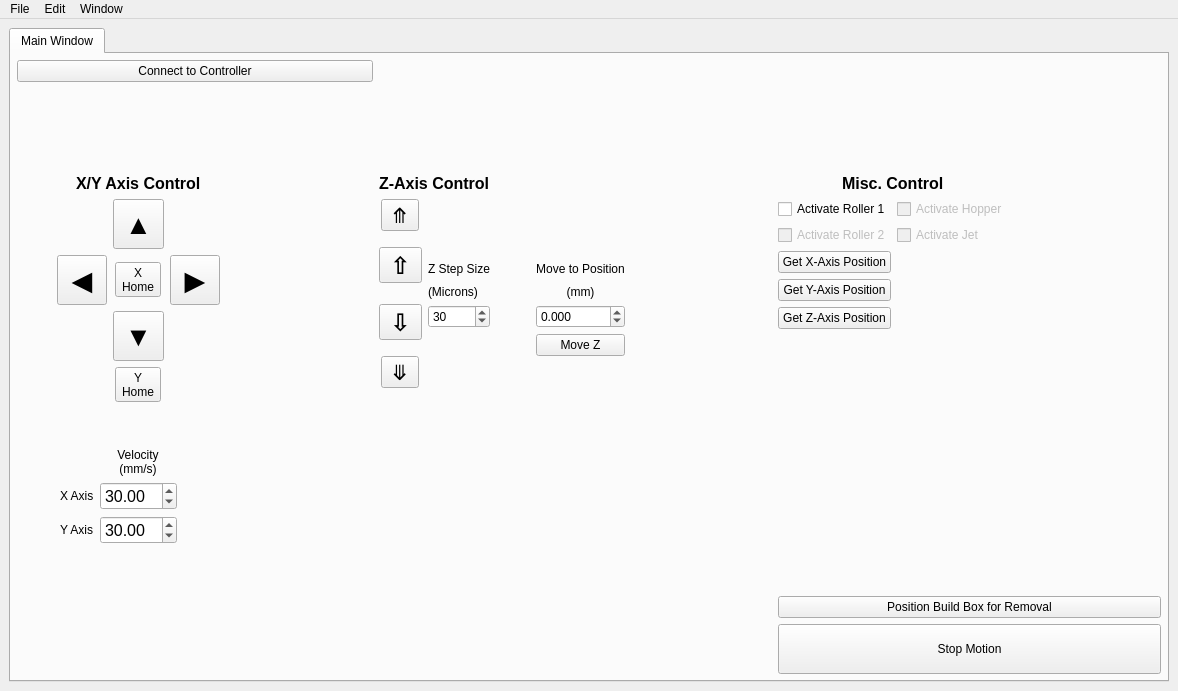
<?xml version="1.0" encoding="UTF-8"?>
<ui version="4.0">
 <class>MainWindow</class>
 <widget class="QMainWindow" name="MainWindow">
  <property name="geometry">
   <rect>
    <x>0</x>
    <y>0</y>
    <width>1178</width>
    <height>691</height>
   </rect>
  </property>
  <property name="windowTitle">
   <string>BJ Printer</string>
  </property>
  <widget class="QWidget" name="centralwidget">
   <layout class="QGridLayout" name="gridLayout_7">
    <item row="0" column="1">
     <widget class="QTabWidget" name="tabWidget">
      <property name="font">
       <font>
        <pointsize>9</pointsize>
       </font>
      </property>
      <property name="currentIndex">
       <number>0</number>
      </property>
      <property name="documentMode">
       <bool>false</bool>
      </property>
      <property name="tabsClosable">
       <bool>false</bool>
      </property>
      <property name="movable">
       <bool>false</bool>
      </property>
      <widget class="QWidget" name="mainWindow">
       <attribute name="title">
        <string>Main Window</string>
       </attribute>
       <layout class="QGridLayout" name="gridLayout_8">
        <property name="leftMargin">
         <number>6</number>
        </property>
        <property name="topMargin">
         <number>6</number>
        </property>
        <property name="rightMargin">
         <number>6</number>
        </property>
        <property name="bottomMargin">
         <number>6</number>
        </property>
        <item row="1" column="1">
         <spacer name="verticalSpacer_3">
          <property name="orientation">
           <enum>Qt::Vertical</enum>
          </property>
          <property name="sizeHint" stdset="0">
           <size>
            <width>20</width>
            <height>40</height>
           </size>
          </property>
         </spacer>
        </item>
        <item row="5" column="1">
         <layout class="QGridLayout" name="gridLayout_5">
          <item row="1" column="1">
           <widget class="QLabel" name="X_axis">
            <property name="text">
             <string>X Axis</string>
            </property>
           </widget>
          </item>
          <item row="2" column="1">
           <widget class="QLabel" name="Y_axis">
            <property name="text">
             <string>Y Axis</string>
            </property>
           </widget>
          </item>
          <item row="0" column="2" alignment="Qt::AlignHCenter">
           <widget class="QLabel" name="VelocityLabel">
            <property name="font">
             <font>
              <pointsize>9</pointsize>
              <kerning>true</kerning>
             </font>
            </property>
            <property name="text">
             <string>Velocity
(mm/s)</string>
            </property>
            <property name="alignment">
             <set>Qt::AlignCenter</set>
            </property>
           </widget>
          </item>
          <item row="0" column="0" rowspan="3">
           <spacer name="horizontalSpacer">
            <property name="orientation">
             <enum>Qt::Horizontal</enum>
            </property>
            <property name="sizeHint" stdset="0">
             <size>
              <width>40</width>
              <height>20</height>
             </size>
            </property>
           </spacer>
          </item>
          <item row="0" column="3" rowspan="3">
           <spacer name="horizontalSpacer_6">
            <property name="orientation">
             <enum>Qt::Horizontal</enum>
            </property>
            <property name="sizeHint" stdset="0">
             <size>
              <width>40</width>
              <height>20</height>
             </size>
            </property>
           </spacer>
          </item>
          <item row="1" column="2">
           <widget class="QDoubleSpinBox" name="xVelocity">
            <property name="font">
             <font>
              <pointsize>12</pointsize>
             </font>
            </property>
            <property name="minimum">
             <double>0.010000000000000</double>
            </property>
            <property name="maximum">
             <double>150.000000000000000</double>
            </property>
            <property name="value">
             <double>30.000000000000000</double>
            </property>
           </widget>
          </item>
          <item row="2" column="2">
           <widget class="QDoubleSpinBox" name="yVelocity">
            <property name="font">
             <font>
              <pointsize>12</pointsize>
             </font>
            </property>
            <property name="minimum">
             <double>0.010000000000000</double>
            </property>
            <property name="maximum">
             <double>100.000000000000000</double>
            </property>
            <property name="value">
             <double>30.000000000000000</double>
            </property>
           </widget>
          </item>
         </layout>
        </item>
        <item row="2" column="5">
         <layout class="QGridLayout" name="gridLayout_3">
          <property name="sizeConstraint">
           <enum>QLayout::SetDefaultConstraint</enum>
          </property>
          <item row="1" column="0" colspan="2">
           <widget class="QCheckBox" name="activateRoller1">
            <property name="text">
             <string>Activate Roller 1</string>
            </property>
           </widget>
          </item>
          <item row="1" column="2">
           <widget class="QCheckBox" name="activateHopper">
            <property name="enabled">
             <bool>false</bool>
            </property>
            <property name="text">
             <string>Activate Hopper</string>
            </property>
           </widget>
          </item>
          <item row="2" column="2">
           <widget class="QCheckBox" name="activateJet">
            <property name="enabled">
             <bool>false</bool>
            </property>
            <property name="text">
             <string>Activate Jet</string>
            </property>
           </widget>
          </item>
          <item row="4" column="0" colspan="2">
           <widget class="QPushButton" name="getYAxisPosition">
            <property name="text">
             <string>Get Y-Axis Position</string>
            </property>
           </widget>
          </item>
          <item row="0" column="0" colspan="3" alignment="Qt::AlignHCenter|Qt::AlignTop">
           <widget class="QLabel" name="label_4">
            <property name="font">
             <font>
              <pointsize>12</pointsize>
              <bold>true</bold>
             </font>
            </property>
            <property name="text">
             <string>Misc. Control</string>
            </property>
           </widget>
          </item>
          <item row="2" column="0" colspan="2">
           <widget class="QCheckBox" name="activateRoller2">
            <property name="enabled">
             <bool>false</bool>
            </property>
            <property name="text">
             <string>Activate Roller 2</string>
            </property>
           </widget>
          </item>
          <item row="3" column="0" colspan="2">
           <widget class="QPushButton" name="getXAxisPosition">
            <property name="text">
             <string>Get X-Axis Position</string>
            </property>
           </widget>
          </item>
          <item row="5" column="0" colspan="2">
           <widget class="QPushButton" name="getZAxisPosition">
            <property name="text">
             <string>Get Z-Axis Position</string>
            </property>
           </widget>
          </item>
         </layout>
        </item>
        <item row="0" column="1" colspan="2">
         <widget class="QPushButton" name="connect">
          <property name="font">
           <font>
            <pointsize>9</pointsize>
           </font>
          </property>
          <property name="text">
           <string>Connect to Controller</string>
          </property>
         </widget>
        </item>
        <item row="4" column="6">
         <spacer name="horizontalSpacer_4">
          <property name="orientation">
           <enum>Qt::Horizontal</enum>
          </property>
          <property name="sizeHint" stdset="0">
           <size>
            <width>40</width>
            <height>20</height>
           </size>
          </property>
         </spacer>
        </item>
        <item row="2" column="2">
         <spacer name="horizontalSpacer_3">
          <property name="orientation">
           <enum>Qt::Horizontal</enum>
          </property>
          <property name="sizeHint" stdset="0">
           <size>
            <width>40</width>
            <height>20</height>
           </size>
          </property>
         </spacer>
        </item>
        <item row="2" column="3" rowspan="3">
         <layout class="QGridLayout" name="gridLayout_2">
          <item row="2" column="3">
           <widget class="QLabel" name="label_2">
            <property name="text">
             <string>Move to Position</string>
            </property>
            <property name="alignment">
             <set>Qt::AlignCenter</set>
            </property>
           </widget>
          </item>
          <item row="4" column="3">
           <widget class="QDoubleSpinBox" name="zAbsoluteMoveSpinBox">
            <property name="decimals">
             <number>3</number>
            </property>
            <property name="minimum">
             <double>-15.000000000000000</double>
            </property>
            <property name="maximum">
             <double>15.000000000000000</double>
            </property>
           </widget>
          </item>
          <item row="5" column="1">
           <spacer name="verticalSpacer">
            <property name="orientation">
             <enum>Qt::Vertical</enum>
            </property>
            <property name="sizeHint" stdset="0">
             <size>
              <width>20</width>
              <height>40</height>
             </size>
            </property>
           </spacer>
          </item>
          <item row="1" column="0" rowspan="5">
           <layout class="QVBoxLayout" name="verticalLayout">
            <property name="spacing">
             <number>12</number>
            </property>
            <item alignment="Qt::AlignHCenter">
             <widget class="QToolButton" name="zMax">
              <property name="font">
               <font>
                <pointsize>16</pointsize>
               </font>
              </property>
              <property name="text">
               <string>⤊</string>
              </property>
             </widget>
            </item>
            <item alignment="Qt::AlignHCenter|Qt::AlignVCenter">
             <widget class="QToolButton" name="zUp">
              <property name="font">
               <font>
                <pointsize>18</pointsize>
                <bold>true</bold>
               </font>
              </property>
              <property name="text">
               <string>⇧</string>
              </property>
             </widget>
            </item>
            <item alignment="Qt::AlignHCenter|Qt::AlignVCenter">
             <widget class="QToolButton" name="zDown">
              <property name="font">
               <font>
                <pointsize>18</pointsize>
                <bold>true</bold>
               </font>
              </property>
              <property name="text">
               <string>⇩</string>
              </property>
             </widget>
            </item>
            <item alignment="Qt::AlignHCenter">
             <widget class="QToolButton" name="zMin">
              <property name="font">
               <font>
                <pointsize>16</pointsize>
               </font>
              </property>
              <property name="text">
               <string>⤋</string>
              </property>
             </widget>
            </item>
           </layout>
          </item>
          <item row="5" column="3" alignment="Qt::AlignTop">
           <widget class="QPushButton" name="zAbsoluteMoveButton">
            <property name="text">
             <string>Move Z</string>
            </property>
           </widget>
          </item>
          <item row="2" column="1">
           <widget class="QLabel" name="label">
            <property name="text">
             <string>Z Step Size</string>
            </property>
           </widget>
          </item>
          <item row="1" column="1">
           <spacer name="verticalSpacer_7">
            <property name="orientation">
             <enum>Qt::Vertical</enum>
            </property>
            <property name="sizeHint" stdset="0">
             <size>
              <width>20</width>
              <height>40</height>
             </size>
            </property>
           </spacer>
          </item>
          <item row="0" column="0" colspan="2" alignment="Qt::AlignHCenter">
           <widget class="QLabel" name="label_5">
            <property name="font">
             <font>
              <pointsize>12</pointsize>
              <bold>true</bold>
             </font>
            </property>
            <property name="text">
             <string>Z-Axis Control</string>
            </property>
           </widget>
          </item>
          <item row="4" column="1">
           <widget class="QSpinBox" name="zStepSize">
            <property name="minimum">
             <number>1</number>
            </property>
            <property name="maximum">
             <number>15000</number>
            </property>
            <property name="value">
             <number>30</number>
            </property>
           </widget>
          </item>
          <item row="3" column="1">
           <widget class="QLabel" name="label_3">
            <property name="text">
             <string>(Microns)</string>
            </property>
           </widget>
          </item>
          <item row="6" column="1">
           <spacer name="verticalSpacer_8">
            <property name="orientation">
             <enum>Qt::Vertical</enum>
            </property>
            <property name="sizeHint" stdset="0">
             <size>
              <width>20</width>
              <height>40</height>
             </size>
            </property>
           </spacer>
          </item>
          <item row="3" column="3">
           <widget class="QLabel" name="label_7">
            <property name="text">
             <string>(mm)</string>
            </property>
            <property name="alignment">
             <set>Qt::AlignCenter</set>
            </property>
           </widget>
          </item>
          <item row="2" column="2">
           <spacer name="horizontalSpacer_7">
            <property name="orientation">
             <enum>Qt::Horizontal</enum>
            </property>
            <property name="sizeHint" stdset="0">
             <size>
              <width>40</width>
              <height>20</height>
             </size>
            </property>
           </spacer>
          </item>
         </layout>
        </item>
        <item row="8" column="5" colspan="2">
         <layout class="QGridLayout" name="gridLayout_6">
          <item row="1" column="0" colspan="2">
           <widget class="QPushButton" name="removeBuildBox">
            <property name="text">
             <string>Position Build Box for Removal</string>
            </property>
           </widget>
          </item>
          <item row="0" column="0" colspan="2">
           <spacer name="verticalSpacer_9">
            <property name="orientation">
             <enum>Qt::Vertical</enum>
            </property>
            <property name="sizeHint" stdset="0">
             <size>
              <width>20</width>
              <height>40</height>
             </size>
            </property>
           </spacer>
          </item>
          <item row="2" column="0" colspan="2">
           <widget class="QPushButton" name="stopMotionButton">
            <property name="text">
             <string>
Stop Motion
</string>
            </property>
           </widget>
          </item>
         </layout>
        </item>
        <item row="2" column="4">
         <spacer name="horizontalSpacer_5">
          <property name="orientation">
           <enum>Qt::Horizontal</enum>
          </property>
          <property name="sizeHint" stdset="0">
           <size>
            <width>40</width>
            <height>20</height>
           </size>
          </property>
         </spacer>
        </item>
        <item row="2" column="1" rowspan="3">
         <layout class="QGridLayout" name="gridLayout" columnstretch="0,0,0,0">
          <property name="spacing">
           <number>6</number>
          </property>
          <item row="4" column="0">
           <spacer name="horizontalSpacer_2">
            <property name="orientation">
             <enum>Qt::Horizontal</enum>
            </property>
            <property name="sizeHint" stdset="0">
             <size>
              <width>40</width>
              <height>20</height>
             </size>
            </property>
           </spacer>
          </item>
          <item row="7" column="2" alignment="Qt::AlignHCenter|Qt::AlignVCenter">
           <widget class="QToolButton" name="yHome">
            <property name="font">
             <font>
              <pointsize>9</pointsize>
             </font>
            </property>
            <property name="text">
             <string>Y
Home</string>
            </property>
           </widget>
          </item>
          <item row="4" column="2" alignment="Qt::AlignHCenter|Qt::AlignVCenter">
           <widget class="QToolButton" name="xHome">
            <property name="font">
             <font>
              <pointsize>9</pointsize>
             </font>
            </property>
            <property name="text">
             <string>X
Home</string>
            </property>
           </widget>
          </item>
          <item row="6" column="2" alignment="Qt::AlignHCenter|Qt::AlignVCenter">
           <widget class="QToolButton" name="yNegative">
            <property name="minimumSize">
             <size>
              <width>50</width>
              <height>50</height>
             </size>
            </property>
            <property name="baseSize">
             <size>
              <width>16</width>
              <height>16</height>
             </size>
            </property>
            <property name="font">
             <font>
              <pointsize>20</pointsize>
              <bold>true</bold>
              <kerning>true</kerning>
             </font>
            </property>
            <property name="text">
             <string>▼</string>
            </property>
           </widget>
          </item>
          <item row="4" column="3" alignment="Qt::AlignHCenter">
           <widget class="QToolButton" name="xPositive">
            <property name="sizePolicy">
             <sizepolicy hsizetype="Fixed" vsizetype="Fixed">
              <horstretch>0</horstretch>
              <verstretch>0</verstretch>
             </sizepolicy>
            </property>
            <property name="minimumSize">
             <size>
              <width>50</width>
              <height>50</height>
             </size>
            </property>
            <property name="baseSize">
             <size>
              <width>16</width>
              <height>16</height>
             </size>
            </property>
            <property name="font">
             <font>
              <pointsize>20</pointsize>
              <italic>false</italic>
              <bold>true</bold>
              <kerning>true</kerning>
             </font>
            </property>
            <property name="text">
             <string>▶</string>
            </property>
            <property name="iconSize">
             <size>
              <width>16</width>
              <height>16</height>
             </size>
            </property>
            <property name="toolButtonStyle">
             <enum>Qt::ToolButtonIconOnly</enum>
            </property>
           </widget>
          </item>
          <item row="1" column="2" alignment="Qt::AlignHCenter|Qt::AlignVCenter">
           <widget class="QToolButton" name="yPositive">
            <property name="minimumSize">
             <size>
              <width>50</width>
              <height>50</height>
             </size>
            </property>
            <property name="font">
             <font>
              <pointsize>20</pointsize>
              <bold>true</bold>
             </font>
            </property>
            <property name="text">
             <string>▲</string>
            </property>
           </widget>
          </item>
          <item row="8" column="2">
           <spacer name="verticalSpacer_5">
            <property name="orientation">
             <enum>Qt::Vertical</enum>
            </property>
            <property name="sizeHint" stdset="0">
             <size>
              <width>20</width>
              <height>40</height>
             </size>
            </property>
           </spacer>
          </item>
          <item row="4" column="1" alignment="Qt::AlignHCenter">
           <widget class="QToolButton" name="xNegative">
            <property name="minimumSize">
             <size>
              <width>50</width>
              <height>50</height>
             </size>
            </property>
            <property name="font">
             <font>
              <pointsize>20</pointsize>
              <bold>true</bold>
             </font>
            </property>
            <property name="text">
             <string>◀</string>
            </property>
           </widget>
          </item>
          <item row="0" column="1" colspan="3" alignment="Qt::AlignHCenter">
           <widget class="QLabel" name="label_6">
            <property name="font">
             <font>
              <pointsize>12</pointsize>
              <bold>true</bold>
             </font>
            </property>
            <property name="text">
             <string>X/Y Axis Control</string>
            </property>
           </widget>
          </item>
         </layout>
        </item>
        <item row="7" column="1" rowspan="2">
         <spacer name="verticalSpacer_4">
          <property name="orientation">
           <enum>Qt::Vertical</enum>
          </property>
          <property name="sizeHint" stdset="0">
           <size>
            <width>20</width>
            <height>40</height>
           </size>
          </property>
         </spacer>
        </item>
        <item row="3" column="5" rowspan="3">
         <spacer name="verticalSpacer_6">
          <property name="orientation">
           <enum>Qt::Vertical</enum>
          </property>
          <property name="sizeHint" stdset="0">
           <size>
            <width>20</width>
            <height>40</height>
           </size>
          </property>
         </spacer>
        </item>
       </layout>
      </widget>
     </widget>
    </item>
   </layout>
  </widget>
  <widget class="QMenuBar" name="menubar">
   <property name="geometry">
    <rect>
     <x>0</x>
     <y>0</y>
     <width>1178</width>
     <height>21</height>
    </rect>
   </property>
   <property name="font">
    <font>
     <pointsize>9</pointsize>
    </font>
   </property>
   <widget class="QMenu" name="menuPrinter_Controls">
    <property name="font">
     <font>
      <pointsize>9</pointsize>
     </font>
    </property>
    <property name="title">
     <string>File</string>
    </property>
   </widget>
   <widget class="QMenu" name="menuWindow">
    <property name="title">
     <string>Window</string>
    </property>
    <addaction name="actionShow_Hide_Console"/>
   </widget>
   <widget class="QMenu" name="menuEdit">
    <property name="title">
     <string>Edit</string>
    </property>
   </widget>
   <addaction name="menuPrinter_Controls"/>
   <addaction name="menuEdit"/>
   <addaction name="menuWindow"/>
  </widget>
  <action name="actionShow_Hide_Console">
   <property name="text">
    <string>Show/Hide Console</string>
   </property>
  </action>
 </widget>
 <resources/>
 <connections/>
</ui>
